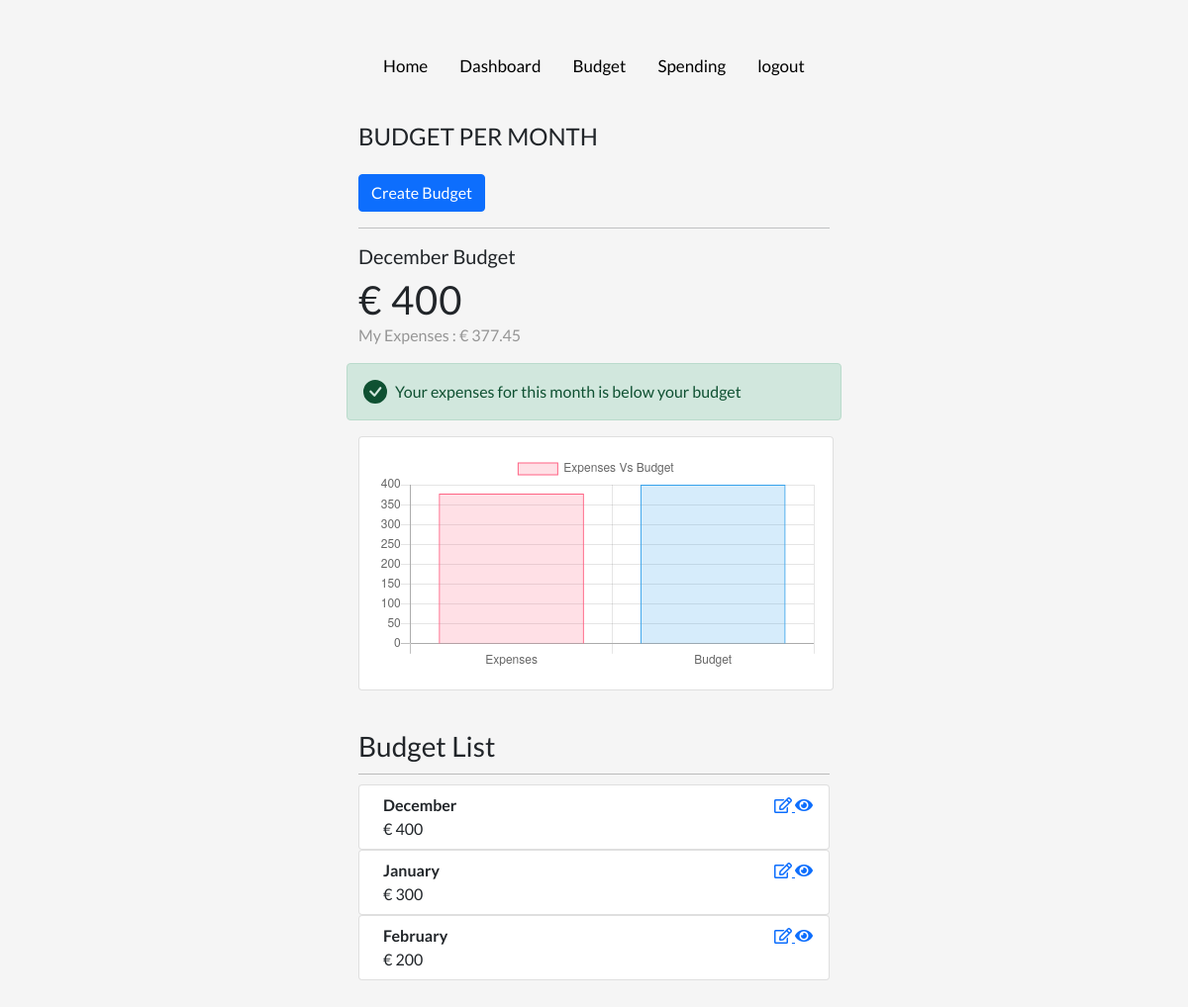
Page /createbudget (signed in) on the committed database.
### app.py (models this page shows, shortened)
class Budget(db.Model, UserMixin):
    id = db.Column(db.Integer, primary_key=True)
    user_id = db.Column(db.Integer, db.ForeignKey('user.id'), nullable=False)
    month = db.Column(db.DateTime, nullable=False, default=datetime.utcnow())
    budget = db.Column(db.Integer, nullable=False, default=0)
    current_month = db.Column(db.Integer, nullable=True)

### app.py (the view)
@app.route('/createbudget', methods=['POST', 'GET'])
@login_required
def createBudget():
    form = BudgetForm()
    if form.validate_on_submit():
        new_budget = Budget(month=form.month.data, budget=form.budget.data, author=current_user, current_month=form.month.data.strftime("%m"))
        db.session.add(new_budget)
        db.session.commit()
        flash(f'Budget for {form.month.data.strftime("%B")} created successfully', category="info")
    budgets = Budget.query.filter_by(author=current_user).all()
    present_month = Budget.query.filter_by(author=current_user, current_month=datetime.now().strftime("%m")).all()
    cash = (sum([fund.budget for fund in present_month]))
    expense_for_month = Account.query.filter_by(author=current_user, entry_type="debit", current_month=datetime.now().strftime("%m")).all()
    cashy= (sum([fund.money for fund in expense_for_month]))
    session['cashy'] = cashy
    return render_template('budget.html', form=form, user_budget=budgets, present_month=present_month, cash=cash, cashy=cashy)

### app.py (called while the page is built)
@login_manager.user_loader
def load_user(user_id):
    return User.query.get(int(user_id))

### templates/budget.html (shortened to what this page needs)
<!DOCTYPE html>
<html lang="en">
  <head>
    <link
      href="https://cdn.jsdelivr.net/npm/bootstrap@5.1.3/dist/css/bootstrap.min.css"
      rel="stylesheet"
    />
    <link href="static/signin.css" rel="stylesheet" />
    <link rel="stylesheet" href="https://use.fontawesome.com/releases/v5.7.2/css/all.css">
     <link
      rel="stylesheet"
      href="//code.jquery.com/ui/1.11.4/themes/smoothness/jquery-ui.css"
    />
  </head>
  <body>
    <header>
      <div class="topnav">
        {% if current_user.is_authenticated %}
        <a href="{{url_for('home')}}">Home</a>
         <a href="{{url_for('dashboard')}}">Dashboard</a>
          <a href="{{url_for('createBudget')}}">Budget</a>
          <a href="{{url_for('monthexpense')}}">Spending</a>
        <a href="{{url_for('logout')}}">logout</a>
        {% else %}
        <a href="{{url_for('login')}}">Login</a>
        {% endif %}
      </div>
    </header>
    <div class="container">
      <h4>Budget Per Month</h4>
          <br>
        <button
        type="button"
        class="btn btn-primary"
        data-bs-toggle="modal"
        data-bs-target="#exampleModal"
      >
    Create Budget
      </button>
<hr>
 {% for cur in present_month %}
<div class="row">
        <h5 class="card-title">{{cur.month.strftime("%B")}} Budget</h5>
        <br>
        <h1 class="card-text">€ {{cur.budget}}</h1>
        <p style="color:rgb(150, 150, 150)">My Expenses : € {{cashy}} </p>
{% if  cashy < cur.budget%}
   <div class="alert alert-success d-flex align-items-center" role="alert">
  <svg class="bi flex-shrink-0 me-2" width="24" height="24" role="img" aria-label="Success:"><use xlink:href="#check-circle-fill"/></svg>
  <div>
    Your expenses for this month is below your budget
  </div>
</div>
{% endif %}
  <div class="col-sm-12">
    <div class="card" style="width: 30rem;">
      <div class="card-body">
        <canvas id="myChart" max-width="100" max-height="100"></canvas>
      </div>
    </div>
  </div>
</div>
{% endfor %}
      <h3>Budget List</h3>
  {% for bud in user_budget %}
  <ol class="list-group">
  <li class="list-group-item d-flex justify-content-between align-items-start">
    <div class="ms-2 me-auto">
      <div class="fw-bold">{{ bud.month.strftime("%B") }}</div>
      € {{ bud.budget }}
    </div>
    <a href="/budget/{{bud.id}}"><i class="far fa-edit"></i> <i class="fas fa-eye"></i></a>
  </li>
</ol>
  {% endfor %}
<script>
Chart.scaleService.updateScaleDefaults('linear', {
            ticks: {
                min: 0
            }
    });
const ctx = document.getElementById('myChart').getContext('2d');
const myChart = new Chart(ctx, {
    type: 'bar',
    data: {
        labels: ['Expenses', 'Budget'],
        datasets: [{
            label: 'Expenses Vs Budget',
            data: [{{cashy}}, {{cash}}],
            backgroundColor: [
                'rgba(255, 99, 132, 0.2)',
                'rgba(54, 162, 235, 0.2)',
                'rgba(255, 206, 86, 0.2)',
                'rgba(75, 192, 192, 0.2)',
                'rgba(153, 102, 255, 0.2)',
                'rgba(255, 159, 64, 0.2)'
            ],
            borderColor: [
                'rgba(255, 99, 132, 1)',
                'rgba(54, 162, 235, 1)',
                'rgba(255, 206, 86, 1)',
                'rgba(75, 192, 192, 1)',
                'rgba(153, 102, 255, 1)',
                'rgba(255, 159, 64, 1)'
            ],
            borderWidth: 1
        }]
    },
    options: {
        scales: {
            y: {
                beginAtZero: true
            }
        }
    }
});
</script>
  </body>
</html>

### static/signin.css (style rules this page uses)
:root { --box-shadow: 0 1px 3px rgba(0, 0, 0, 0.12), 0 1px 2px rgba(0, 0, 0, 0.24); }
* { box-sizing: border-box; }
body { background-color: #f7f7f7; display: flex; flex-direction: column; align-items: center; justify-content: center; margin: 0; font-family: "Lato", sans-serif; }
.container { margin: 30px auto; width: 500px; }
h1 { letter-spacing: 1px; margin: 0; }
h3 { border-bottom: 1px solid #bbb; padding-bottom: 10px; margin: 40px 0 10px; }
h4 { margin: 0; text-transform: uppercase; }
.topnav a { float: left; color: #000000; text-align: center; padding: 14px 16px; text-decoration: none; font-size: 17px; }

### templates/budget.html (style rules this page uses)
body { display: flex; align-items: center; padding-top: 40px; padding-bottom: 40px; background-color: #f5f5f5; }

### rows in the picture
Budget: month "December", budget "400", cashy "377.45", shows "Your expenses for this month is below your budget"
Budget: month "January", budget "300"
Budget: month "February", budget "200"

### other values in the picture
chart data {{ cashy }} 377.45
chart data {{ cash }} 400
